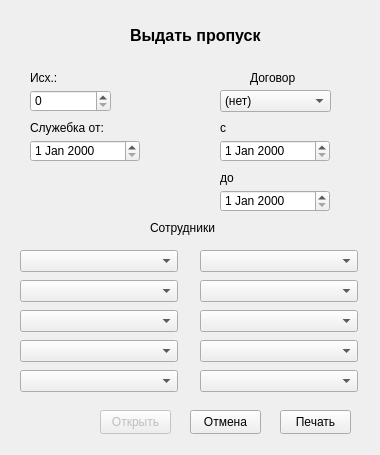
<?xml version="1.0" encoding="UTF-8"?>
<ui version="4.0">
 <class>Form</class>
 <widget class="QWidget" name="Form">
  <property name="geometry">
   <rect>
    <x>0</x>
    <y>0</y>
    <width>380</width>
    <height>455</height>
   </rect>
  </property>
  <property name="windowTitle">
   <string>Form</string>
  </property>
  <widget class="QDateEdit" name="d_from">
   <property name="enabled">
    <bool>true</bool>
   </property>
   <property name="geometry">
    <rect>
     <x>220</x>
     <y>140</y>
     <width>110</width>
     <height>22</height>
    </rect>
   </property>
  </widget>
  <widget class="QDateEdit" name="d_to">
   <property name="geometry">
    <rect>
     <x>220</x>
     <y>190</y>
     <width>110</width>
     <height>22</height>
    </rect>
   </property>
  </widget>
  <widget class="QLabel" name="label">
   <property name="geometry">
    <rect>
     <x>220</x>
     <y>120</y>
     <width>49</width>
     <height>16</height>
    </rect>
   </property>
   <property name="text">
    <string>с</string>
   </property>
  </widget>
  <widget class="QLabel" name="label_2">
   <property name="geometry">
    <rect>
     <x>220</x>
     <y>170</y>
     <width>31</width>
     <height>16</height>
    </rect>
   </property>
   <property name="text">
    <string>до</string>
   </property>
  </widget>
  <widget class="QComboBox" name="cb_contract">
   <property name="geometry">
    <rect>
     <x>220</x>
     <y>90</y>
     <width>111</width>
     <height>22</height>
    </rect>
   </property>
   <item>
    <property name="text">
     <string>(нет)</string>
    </property>
   </item>
  </widget>
  <widget class="QLabel" name="label_3">
   <property name="geometry">
    <rect>
     <x>250</x>
     <y>70</y>
     <width>49</width>
     <height>16</height>
    </rect>
   </property>
   <property name="text">
    <string>Договор</string>
   </property>
  </widget>
  <widget class="QLabel" name="label_5">
   <property name="geometry">
    <rect>
     <x>150</x>
     <y>220</y>
     <width>81</width>
     <height>16</height>
    </rect>
   </property>
   <property name="text">
    <string>Сотрудники</string>
   </property>
  </widget>
  <widget class="QLabel" name="label_6">
   <property name="geometry">
    <rect>
     <x>130</x>
     <y>10</y>
     <width>141</width>
     <height>51</height>
    </rect>
   </property>
   <property name="font">
    <font>
     <pointsize>12</pointsize>
     <bold>true</bold>
    </font>
   </property>
   <property name="text">
    <string>Выдать пропуск</string>
   </property>
  </widget>
  <widget class="QPushButton" name="b_ok">
   <property name="geometry">
    <rect>
     <x>280</x>
     <y>410</y>
     <width>71</width>
     <height>24</height>
    </rect>
   </property>
   <property name="text">
    <string>Печать</string>
   </property>
  </widget>
  <widget class="QPushButton" name="b_cancel">
   <property name="geometry">
    <rect>
     <x>190</x>
     <y>410</y>
     <width>71</width>
     <height>24</height>
    </rect>
   </property>
   <property name="text">
    <string>Отмена</string>
   </property>
  </widget>
  <widget class="QDateEdit" name="d_note">
   <property name="geometry">
    <rect>
     <x>30</x>
     <y>140</y>
     <width>110</width>
     <height>22</height>
    </rect>
   </property>
  </widget>
  <widget class="QLabel" name="label_7">
   <property name="geometry">
    <rect>
     <x>30</x>
     <y>120</y>
     <width>101</width>
     <height>16</height>
    </rect>
   </property>
   <property name="text">
    <string>Служебка от:</string>
   </property>
  </widget>
  <widget class="QSpinBox" name="number">
   <property name="geometry">
    <rect>
     <x>30</x>
     <y>90</y>
     <width>81</width>
     <height>22</height>
    </rect>
   </property>
   <property name="maximum">
    <number>10000</number>
   </property>
  </widget>
  <widget class="QLabel" name="label_8">
   <property name="geometry">
    <rect>
     <x>30</x>
     <y>70</y>
     <width>49</width>
     <height>16</height>
    </rect>
   </property>
   <property name="text">
    <string>Исх.:</string>
   </property>
  </widget>
  <widget class="QPushButton" name="b_open">
   <property name="enabled">
    <bool>false</bool>
   </property>
   <property name="geometry">
    <rect>
     <x>100</x>
     <y>410</y>
     <width>71</width>
     <height>24</height>
    </rect>
   </property>
   <property name="text">
    <string>Открыть</string>
   </property>
  </widget>
  <widget class="QComboBox" name="worker_1">
   <property name="geometry">
    <rect>
     <x>20</x>
     <y>250</y>
     <width>158</width>
     <height>22</height>
    </rect>
   </property>
  </widget>
  <widget class="QComboBox" name="worker_2">
   <property name="geometry">
    <rect>
     <x>20</x>
     <y>280</y>
     <width>158</width>
     <height>22</height>
    </rect>
   </property>
  </widget>
  <widget class="QComboBox" name="worker_3">
   <property name="geometry">
    <rect>
     <x>20</x>
     <y>310</y>
     <width>158</width>
     <height>22</height>
    </rect>
   </property>
  </widget>
  <widget class="QComboBox" name="worker_4">
   <property name="geometry">
    <rect>
     <x>20</x>
     <y>340</y>
     <width>158</width>
     <height>22</height>
    </rect>
   </property>
  </widget>
  <widget class="QComboBox" name="worker_5">
   <property name="geometry">
    <rect>
     <x>20</x>
     <y>370</y>
     <width>158</width>
     <height>22</height>
    </rect>
   </property>
  </widget>
  <widget class="QComboBox" name="worker_6">
   <property name="geometry">
    <rect>
     <x>200</x>
     <y>250</y>
     <width>158</width>
     <height>22</height>
    </rect>
   </property>
  </widget>
  <widget class="QComboBox" name="worker_7">
   <property name="geometry">
    <rect>
     <x>200</x>
     <y>280</y>
     <width>158</width>
     <height>22</height>
    </rect>
   </property>
  </widget>
  <widget class="QComboBox" name="worker_8">
   <property name="geometry">
    <rect>
     <x>200</x>
     <y>310</y>
     <width>158</width>
     <height>22</height>
    </rect>
   </property>
  </widget>
  <widget class="QComboBox" name="worker_9">
   <property name="geometry">
    <rect>
     <x>200</x>
     <y>340</y>
     <width>158</width>
     <height>22</height>
    </rect>
   </property>
  </widget>
  <widget class="QComboBox" name="worker_10">
   <property name="geometry">
    <rect>
     <x>200</x>
     <y>370</y>
     <width>158</width>
     <height>22</height>
    </rect>
   </property>
  </widget>
 </widget>
 <resources/>
 <connections/>
</ui>
